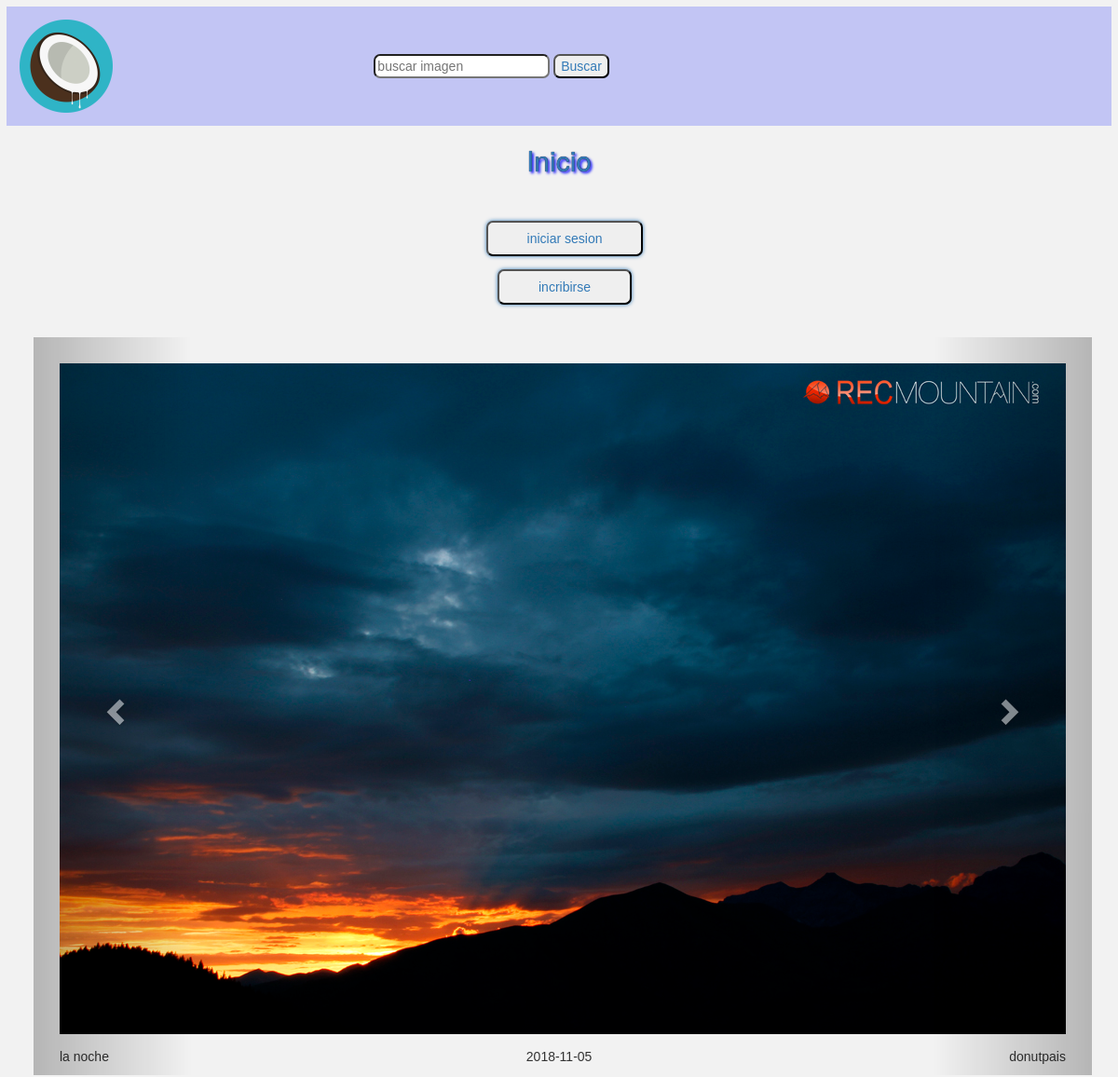
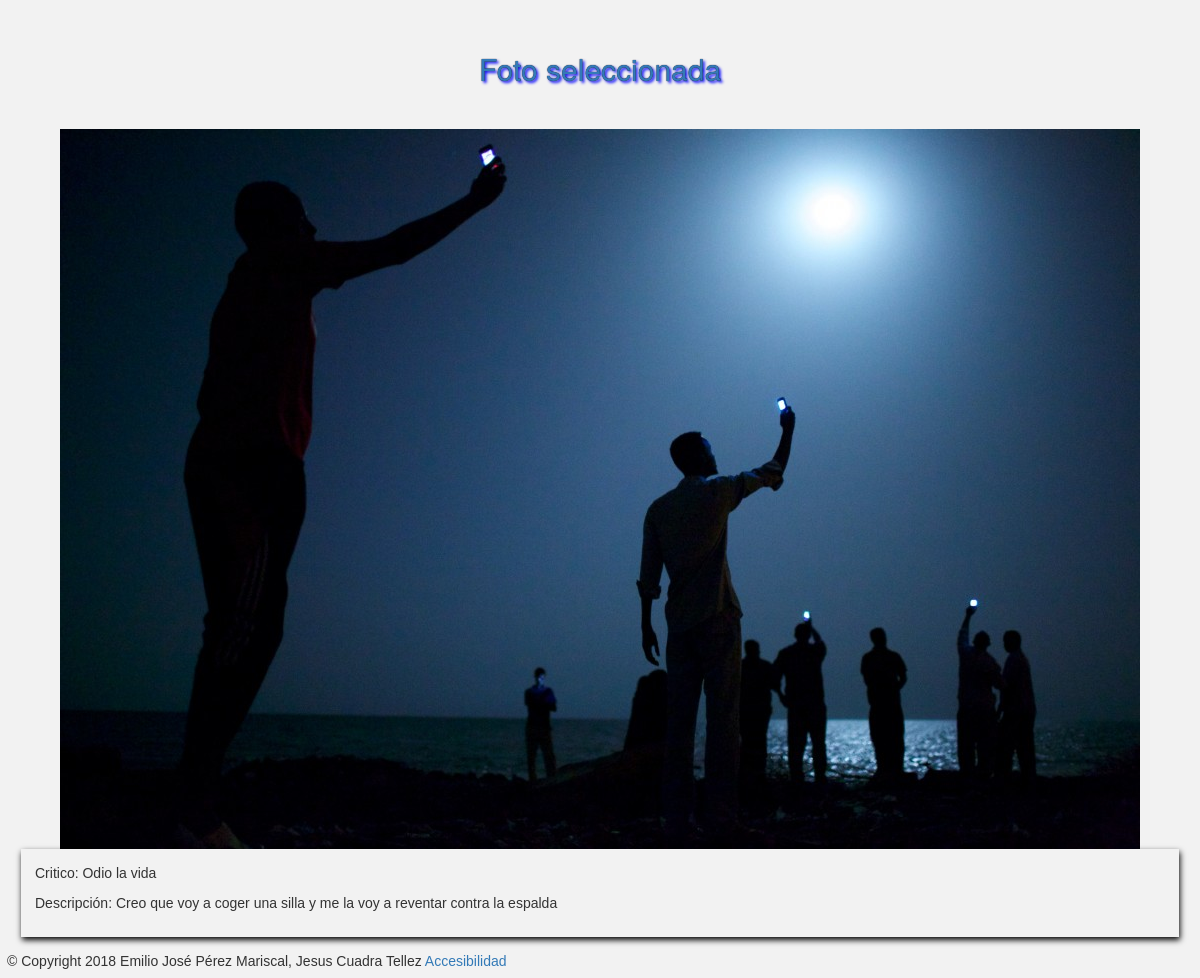
The page / on the database its author committed (2 pictures, top to bottom).
### tables this page shows
CREATE TABLE `FOTOS` (
  `IdFoto` int(11) NOT NULL,
  `Titulo` varchar(100) NOT NULL,
  `Descripcion` varchar(100) NOT NULL,
  `Fecha` date NOT NULL,
  `Pais` int(11) NOT NULL,
  `Album` int(11) NOT NULL,
  `Fichero` varchar(100) NOT NULL,
  `Alternativo` varchar(100) NOT NULL,
  `FRegistro` datetime NOT NULL
);

CREATE TABLE `PAISES` (
  `IdPais` int(11) NOT NULL,
  `NomPais` varchar(15) DEFAULT NULL
);

### Web/index.php (the view, shortened to what this page needs)
<!DOCTYPE html>
<html lang="es">
<head>
	  <link rel="stylesheet" href="https://maxcdn.bootstrapcdn.com/bootstrap/3.3.7/css/bootstrap.min.css"> <script src="https://ajax.googleapis.com/ajax/libs/jquery/3.3.1/jquery.min.js"></script>
<?php
	 if(isset($_SESSION['estilo'])){
			if($_SESSION['estilo']=='negro.css'){
				echo '<link rel="stylesheet" type="text/css" href="css/negro.css" media="screen" title="Clasico">';
	 	 		echo '<link rel="alternate stylesheet" type="text/css" href="css/estilo.css" media="screen" title="Estilo de alto contraste">';
	 		}else{
	 			echo '<link rel="stylesheet" type="text/css" href="css/estilo.css" media="screen" title="Clasico">';
	 	 		echo '<link rel="alternate stylesheet" type="text/css" href="css/negro.css" media="screen" title="Estilo de alto contraste">';
	 		}
		}else{
			echo '<link rel="stylesheet" type="text/css" href="css/estilo.css" media="screen" title="Clasico">';
	 		echo '<link rel="alternate stylesheet" type="text/css" href="css/negro.css" media="screen" title="Estilo de alto contraste">';
	 	}
?>
  <link rel="stylesheet" type="text/css" href="print.css" media="print" />
</head>
<body>
		<?php
include 'header.php';
	?>
<h2>Inicio</h2>
<section class="inicio">
	<section>
	<?php
	if(isset($_COOKIE['nombre']) && isset($_COOKIE['contrasena'])){
		$ultima_visita = isset($_COOKIE['ultima_visita']) ? $_COOKIE['ultima_visita'] : " nunca";
		echo '<p>Hola,'.$_COOKIE['nombre'].' la ultima vez que te vimos fue '.$ultima_visita.' </p>';
		setcookie('ultima_visita',date("c"),(time() + 90 * 24 * 60 * 60));
		if(!isset($_SESSION['logged'])){
  			include 'connect.php';
 			$sentencia = "SELECT * From USUARIOS u, ESTILOS e where u.Estilo=e.IdEstilo";
  			$paises = $mysqli->query($sentencia);
  			if(!$paises || $mysqli->errno)
  				die("Error: no se realizó la consulta: " .$mysqli->error);
 				$entra = false;
 				while($row = $paises->fetch_assoc()){
 					if($row['NomUsuario']==$_COOKIE['nombre']&& $row['Clave']==$_COOKIE['contrasena']){
					$_SESSION['logged']=true;
					$_SESSION['nombre']=$row['NomUsuario'];
					$_SESSION['IdUsu']=$row['IdUsuario'];
					$_SESSION['estilo']=$row['Fichero'];
					$entra = true;
					}
 				}
 				if (!$entra) {
 					header('Location: cerrarSesion.php');
 				}
		}
	}
	elseif(!isset($_SESSION['logged'])){
		echo '<a href="entrar.php"><button>iniciar sesion</button></a>';
		echo '<a href="registro.php"><button>incribirse</button></a>';
	}
	?>
	</section>
		<div class="container">
  <div id="myCarousel" class="carousel slide" data-ride="carousel">
    <div class="carousel-inner">
  <?php
  $mysqli = new mysqli("localhost","root","1234","pibd");
  $sentencia = "SELECT * From FOTOS F, PAISES P where F.Pais = P.IdPais Order by (FRegistro) DESC LIMIT 5";
  $fotos = $mysqli->query($sentencia);
  $probar=0;
  while($row = $fotos->fetch_assoc()){
  	if($probar==0){
echo <<< hereDOC
  		<div class="item active">
        <a href="foto.php?nombre={$row['IdFoto']}"><img src="fotos/{$row['Fichero']}" alt="{$row['Alternativo']}">	</a>
		<footer>
			<p> {$row['Titulo']}</p>
			<p> {$row['Fecha']}</p>
			<p> {$row['NomPais']}</p>
		</footer>
	</div>
hereDOC;
	$probar=1;
  	}
  }
  ?>
</div>
    <a class="left carousel-control" href="#myCarousel" data-slide="prev">
      <span class="glyphicon glyphicon-chevron-left"></span>
    </a>
    <a class="right carousel-control" href="#myCarousel" data-slide="next">
      <span class="glyphicon glyphicon-chevron-right"></span>
    </a>
  </div>
</div>
</section>
<br>
<h2>Foto seleccionada</h2>
<br>
<section class="foto">
	<figure>
	<?php
		$datos = file('fotos_seleccionadas.txt');
		list($fotoid,$critico,$comentario)=explode("|", $datos[rand(0,count($datos)-1)]);
include 'connect.php';
 			$sentencia = "SELECT * From FOTOS WHERE Idfoto=".$fotoid;
  			$paises = $mysqli->query($sentencia);
 				while($row = $paises->fetch_assoc()){
 					echo <<< hereDOC
  			<a href="foto.php?nombre={$row['IdFoto']}"><img src="fotos/{$row['Fichero']}" alt="{$row['Alternativo']}">	</a>
hereDOC;
				}
			echo <<< hereDOC
	</figure>
	<div class="detalles">
		<p>Critico: {$critico}</p>
		<p>Descripción: {$comentario}</p>
	</div>
hereDOC;
	?>
</section>
<footer>&copy; Copyright 2018 Emilio José Pérez Mariscal, Jesus Cuadra Tellez
<a href="accesibilidad.php">Accesibilidad<a/></footer>
</body>
</html>

### Web/css/estilo.css (style rules this page uses)
a { color: #337ab7; }
button { color: #337ab7; }
body { min-width: 320px; max-width: 1920px; margin:0 auto; padding: .5em; background: #f2f2f2;; }
button,input { border-radius: 7px; }
body>h2 { text-align: center; color: #337ab7; text-shadow: 0px 0px 1px black,2px 2px 3px blue; }
body>section[class="foto"]>figure>a>img { width: 100%; }
body>section { margin: 1em; display: flex; flex-direction: row; flex-wrap: wrap; justify-content: space-around; }
body>section[class="inicio"] { flex-direction: column; }
body>section>div[class="detalles"] { display: flex; flex-direction: column; width: 100%; box-shadow: 1px 3px 6px #000; padding: 1em; }
body>section>section { padding: 2em; float: left; text-align: center; display: flex; flex-direction: column; }
body>section>section>a>button { padding-left: 3em; padding-right: 3em; padding-top: 0.5em; padding-bottom: 0.5em; margin: 0.5em; box-shadow:0px 0px 4px ; }
#myCarousel { position: relative; display: flex; overflow: hidden; margin: auto; padding: 2em; padding-bottom: 0em; float: left; }
#myCarousel>div>div>footer { margin-top: 1em; display: flex; flex-direction: row; justify-content: space-between; }
* { font-family: serif; }
@media screen { * { font-family: sans-serif; } }

### Web/css/negro.css (style rules this page uses)
a { color: #F46B0B; }
* { font-size: 1.02em }
label, p, h1,h2,h3,h4 { color: white; }
img { -webkit-filter: grayscale(100%); filter: grayscale(100%); }
body { min-width: 320px; max-width: 1920px; margin:0 auto; padding: .5em; background: black;; }
button,input { border-radius: 7px; color: white; background-color: #444444; }
body>h2 { text-align: center; color: white; }
body>section[class="foto"]>figure>a>img { width: 100%; }
body>section { margin: 1em; display: flex; flex-direction: row; flex-wrap: wrap; justify-content: space-around; }
body>section[class="inicio"] { flex-direction: column; }
body>section>div[class="detalles"] { display: flex; flex-direction: column; width: 100%; box-shadow: 1px 3px 6px #000; padding: 1em; }
body>section>section { padding: 2em; float: left; text-align: center; display: flex; flex-direction: column; }
body>section>section>a>button { padding-left: 3em; padding-right: 3em; padding-top: 0.5em; padding-bottom: 0.5em; margin: 0.5em; box-shadow:0px 0px 4px ; }
#myCarousel { position: relative; display: flex; overflow: hidden; margin: auto; padding: 2em; padding-bottom: 0em; float: left; }
#myCarousel>div>div>footer { margin-top: 1em; display: flex; flex-direction: row; justify-content: space-between; }
* { font-family: serif; }
@media screen { * { font-family: sans-serif; } }

### Web/print.css (style rules this page uses)
button { display: none; }
body { min-width: 320px; max-width: 1920px; margin:0 auto; padding: .5em; background: #f2f2f2;; }
body>h2 { text-align: center; color: black; font-style: serif; }
button,input { border-radius: 7px; }
body>section { width: 95%; }
body>section[class="foto"]>figure>a>img { width: 110%; }
body>section[class="inicio"]>section>a { display: none; }
body>section>div[class="detalles"] { text-align: center; width: 100%; box-shadow: 1px 3px 6px #000; padding: 1em; }
body>section>section { padding: 2em; float: left; text-align: center; text-align: center; }
body>section>section>a>button { padding-left: 3em; padding-right: 3em; padding-top: 0.5em; padding-bottom: 0.5em; margin: 0.5em; box-shadow:0px 0px 4px ; }
#myCarousel { position: relative; text-align: center; overflow: hidden; margin: auto; padding: 2em; padding-bottom: 0em; float: left; }
#myCarousel>div>div>footer { margin-top: 1em; text-align: center; flex-direction: row; justify-content: space-between; }
footer { margin-top: 1em; }
* { font-family: serif; }
@media screen { * { font-family: sans-serif; } }

### rows shown on the page
fotos: Fichero (picture), Titulo "la noche", Fecha "2018-11-05", Pais.NomPais "donutpais"
fotos: Fichero+Alternativo (picture)

### other values the page prints
$critico "Odio la vida"
$comentario "Creo que voy a coger una silla y me la voy a reventar contra la espalda"
